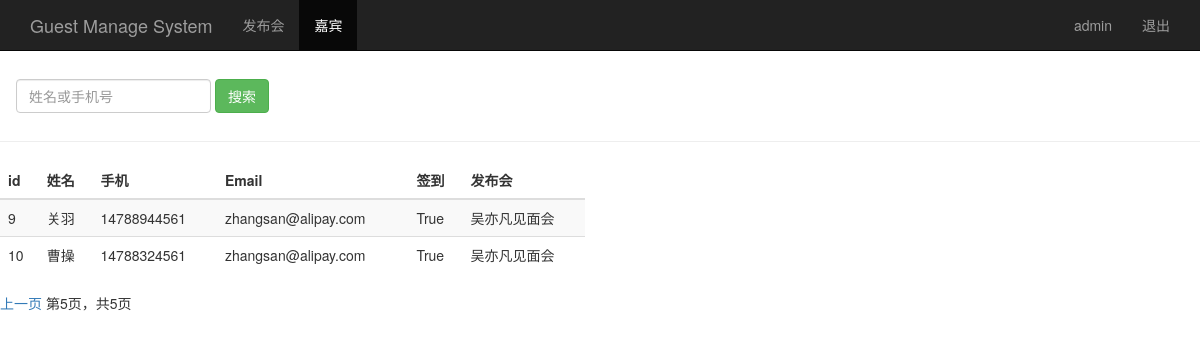
The page /guest_manage/?page=5 (signed in) on the database its author committed.
### sign/models.py (models this page shows, shortened)
class Guest(models.Model):
    event = models.ForeignKey(Event, on_delete=models.CASCADE)  # 关联发布会id
    realname = models.CharField(max_length=64)  # 真实姓名
    phone = models.CharField(max_length=16)  # 电话
    email = models.EmailField()  # 邮箱
    sign = models.BooleanField()  # 签到状态
    create_time = models.DateTimeField(auto_now=True)  # 创建时间，自动获取
    class Meta:
        unique_together = ("event", "phone")

class Event(models.Model):
    name = models.CharField(max_length=100)  # 发布会标题
    limit = models.IntegerField()  # 参加人数
    status = models.BooleanField()  # 状态
    address = models.CharField(max_length=200)  # 地址
    start_time = models.DateField('events time')  # 发布会时间
    create_time = models.DateField(auto_now=True)  # 创建时间，自动获取
    def __str__(self):
        return self.name

### sign/views.py (the view)
# urls.py: url(r'^guest_manage/$',views.guest_manage),
@login_required
def guest_manage(request):
    username = request.session.get('user', '')  # 读取浏览器session
    guest_list = Guest.objects.all()
    paginator = Paginator(guest_list, 2)
    page = request.GET.get('page')
    try:
        contacts = paginator.page(page)
    except PageNotAnInteger:
        contacts = paginator.page(1)
    except EmptyPage:
        contacts = paginator.page(paginator.num_pages)
    return render(request, "guest_manage.html", {"user": username, "guests": contacts})
    return render(request, "guest_manage.html", {"user": username, "guests": guest_list})

### templates/guest_manage.html (shortened to what this page needs)
<!DOCTYPE html>
<html lang="en">
<head>
    {% load bootstrap3 %}
    {% bootstrap_css %}
</head>
<body role="document">
<nav class="navbar navbar-inverse navbar-fixed-top">
    <div class="container">
        <div class="navbar-header">
            <a class="navbar-brand" href="/event_manage/">Guest Manage System</a>
        </div>
        <div id="navbar" class="collapse navbar-collapse">
            <ul class="nav navbar-nav">
                <li><a href="/event_manage/">发布会</a></li>
                <li class="active"><a href="#">嘉宾</a></li>
            </ul>
            <ul class="nav navbar-nav navbar-right">
                <li><a href="#">{{ user }}</a></li>
                <li><a href="/logout/">退出</a></li>
            </ul>
        </div>
    </div>
</nav>
<div class="page-header" style="padding-top: 30px">
    <div class="navbar" class="navbar-collapse collapse" style="margin-bottom: 10px;">
        <form class="navbar-form" method="get" action="/search_name/">
            <div class="form-group">
                <input name="name" type="text" placeholder="姓名或手机号" class="form-control">
            </div>
            <button type="submit" class="btn btn-success">搜索</button>
        </form>
    </div>
</div>
<div class="row">
    <div class="col-md-6">
        <table class="table table-striped">
            <thead>
            <tr>
                <th>id</th>
                <th>姓名</th>
                <th>手机</th>
                <th>Email</th>
                <th>签到</th>
                <th>发布会</th>
            </tr>
            </thead>
            <tbody>
            {% for guest in guests %}
                <tr>
                    <td>{{ guest.id }}</td>
                    <td>{{ guest.realname }}</td>
                    <td>{{ guest.phone }}</td>
                    <td>{{ guest.email }}</td>
                    <td>{{ guest.sign }}</td>
                    <td>{{ guest.event }}</td>
                </tr>
            {% endfor %}
            </tbody>
        </table>
    </div>
</div>
<div class="paginator">
    <span class="step-links">
        {% if guests.has_previous %}
            <a href="?上一页{{ guests.previous_page_number }}">上一页</a>
        {% endif %}
        <span class="current">
        第{{ guests.number }}页，共{{ guests.paginator.num_pages }}页
    </span>
    </span>
</div>
</body>
</html>

### rows shown on the page
Guest: id "9", realname "关羽", phone "14788944561", email "zhangsan@alipay.com", sign "True", event "吴亦凡见面会"
Guest: id "10", realname "曹操", phone "14788324561", email "zhangsan@alipay.com", sign "True", event "吴亦凡见面会"

### other values the page prints
{{ user }} "admin"
{{ guests.number }} "5"
{{ guests.paginator.num_pages }} "5"
